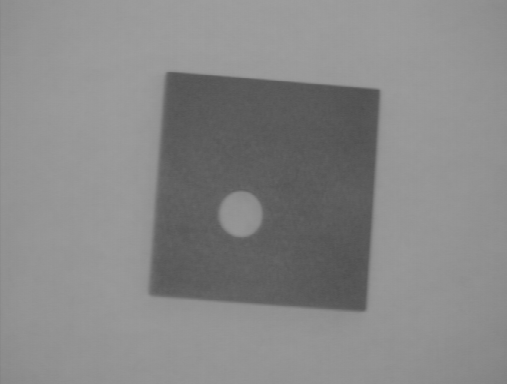
#> input picture imgProc/HW3/src/Fig2.gif, 507 x 384 px
$ python 2b.py
#> lines starting #> are read from the running program, lines starting #| are printed output that depends on the picture
import os
import cv2
import numpy as np
import matplotlib
matplotlib.use('Agg')
from matplotlib import pyplot as plt

os.makedirs('result/p2', exist_ok=True)

# Read image
img_ori = cv2.imread('../src/Fig2.gif', 0)
#> img_ori is the input picture: shape (384, 507); min 77, max 159, mean 135.3
if img_ori is None:
    raise ValueError("Image not found or unable to load.")

thresh = 128
img = np.zeros_like(img_ori, dtype=np.uint8)
img[img_ori >= thresh] = 255

# Erosion
eroded = np.zeros_like(img, dtype=np.uint8)
H, W = img.shape
kernel = np.ones((3, 3), np.uint8)
for i in range(1, H-1):
    for j in range(1, W-1):
        region = img[i-1:i+2, j-1:j+2]
        if np.all(region == 255):
            eroded[i, j] = 255

edge = img - eroded

plt.figure(figsize=(10, 5))
plt.subplot(1, 2, 1)
plt.title('Original Image')
plt.imshow(img_ori, cmap='gray')
plt.axis('off')

plt.subplot(1, 2, 2)
plt.title('Detected Edge')
plt.imshow(edge, cmap='gray')
plt.axis('off')
plt.tight_layout()
plt.savefig('result/p2/2b.png', dpi=300)
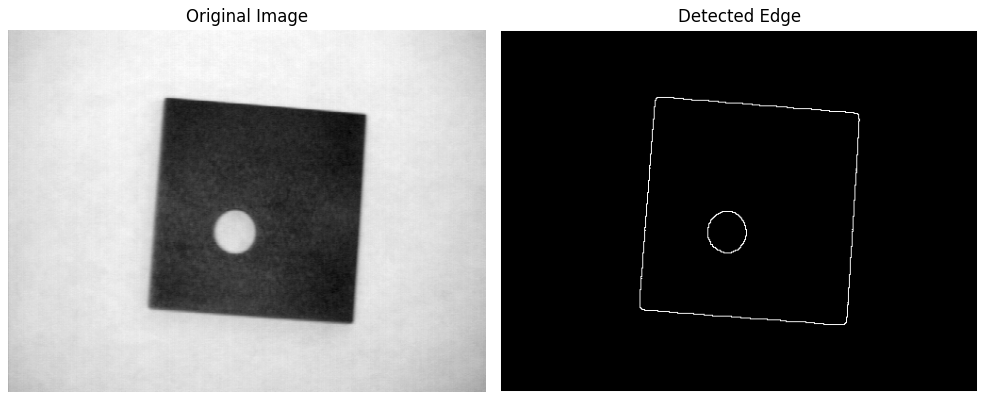
#> figure drawn by matplotlib, 2 panels
